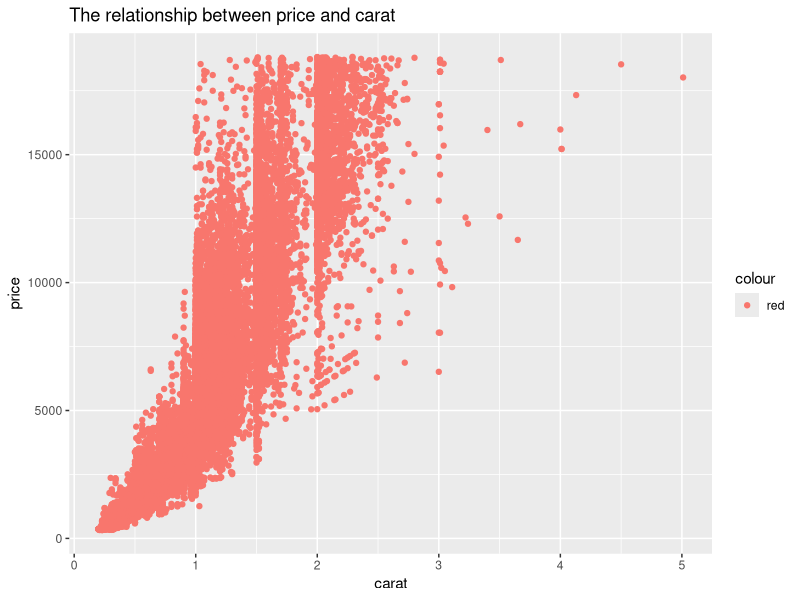
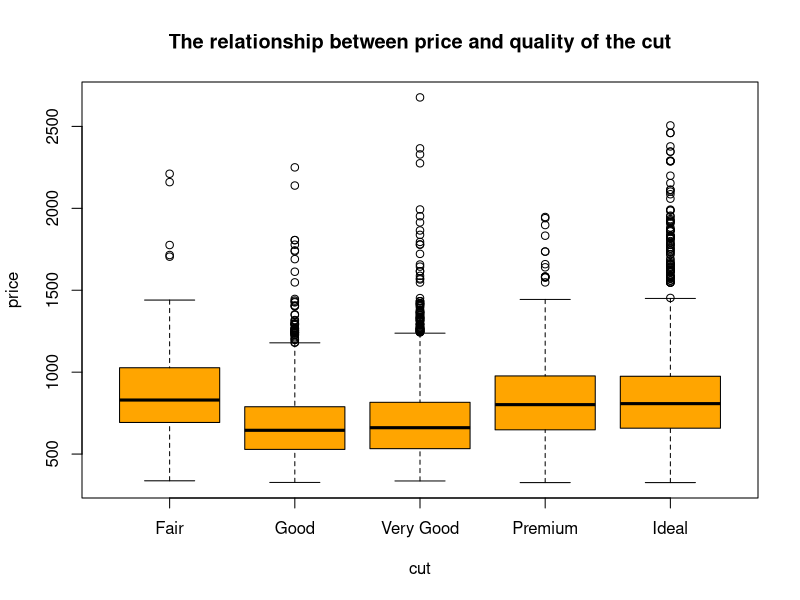
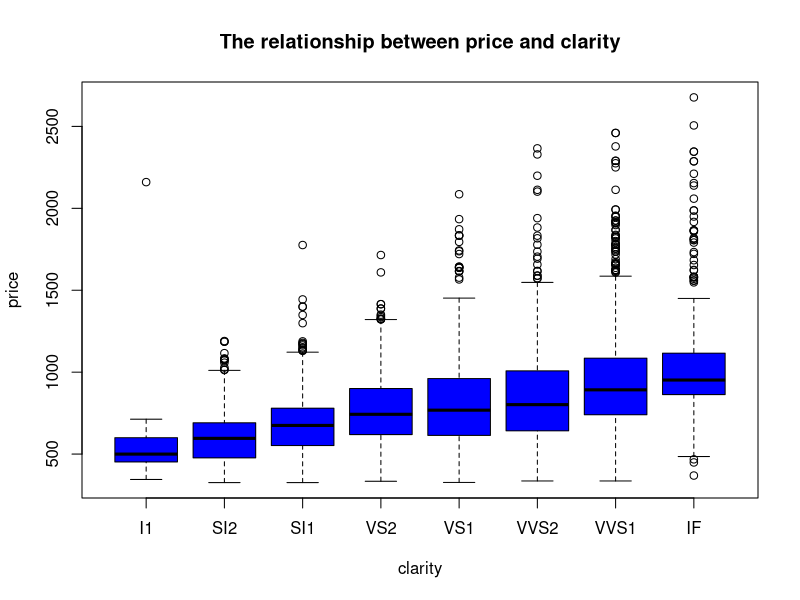
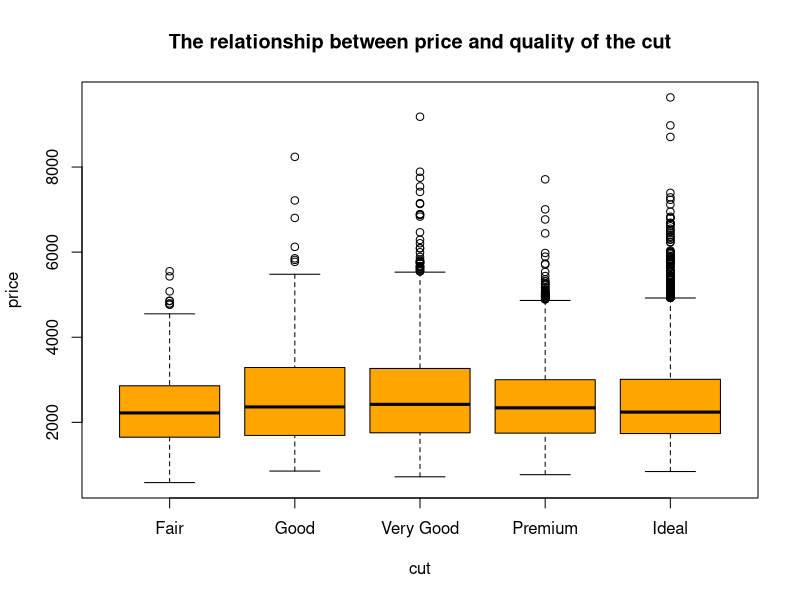
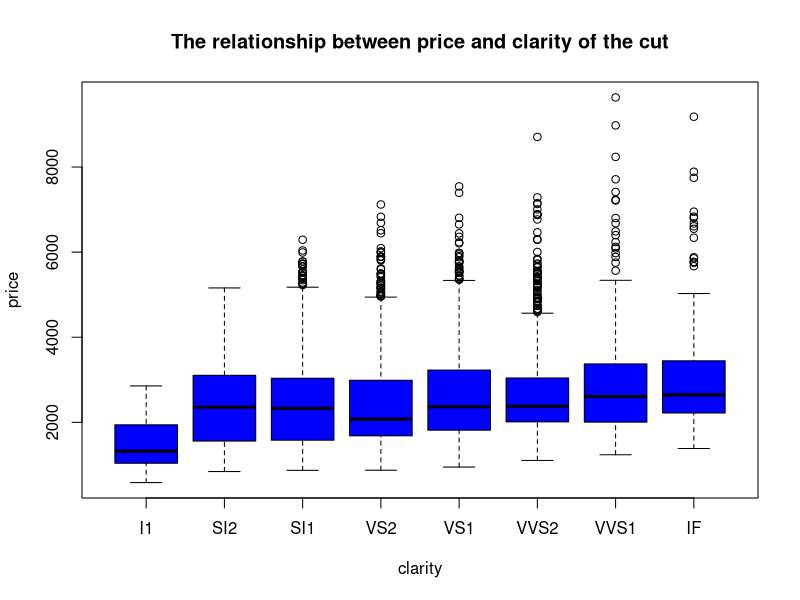
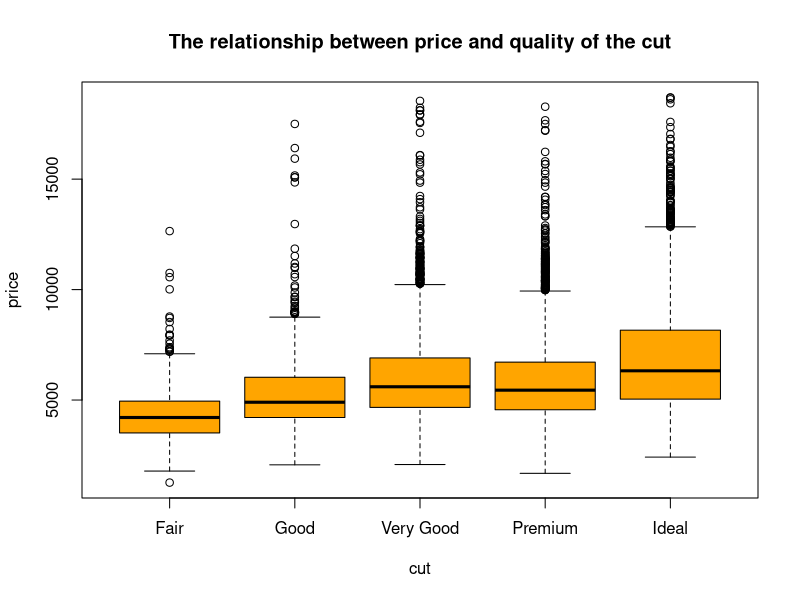
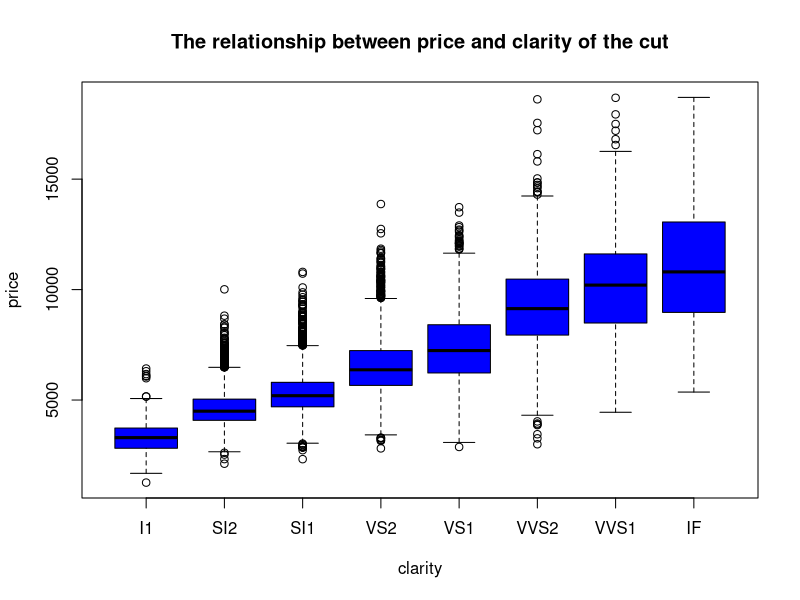

R code for these plots, in order:
## ---- chunk 1
knitr::opts_chunk$set(echo = FALSE)
## ---- chunk 2
library(ggplot2)
summary(diamonds)
## ---- chunk 3
library(ggplot2)

plot1 <- qplot(carat, price, data = diamonds, col = "red",
               main="The relationship between price and carat",
                xlab="carat",
                ylab="price")
plot1

## ---- chunk 4
newdata_1 <- subset(diamonds, carat <0.5)


plot2 <- boxplot(price~cut, data = newdata_1, col = "orange",
                 main="The relationship between price and quality of the cut",
                xlab="cut",
                ylab="price")
plot2


## ---- chunk 5
plot5 <- boxplot(price~clarity, data = newdata_1, col = "blue",
                 main="The relationship between price and clarity",
                xlab="clarity",
                ylab="price")
plot5
## ---- chunk 6
newdata_2 <- subset(diamonds, carat >=0.5 & carat < 1)

plot3 <- boxplot(price~cut, data = newdata_2, col = "orange",
                 main="The relationship between price and quality of the cut",
                xlab="cut",
                ylab="price")
plot3

## ---- chunk 7
plot6 <- boxplot(price~clarity, data = newdata_2, col = "blue",
                 main="The relationship between price and clarity of the cut",
                xlab="clarity",
                ylab="price")
plot6
## ---- chunk 8
newdata_3 <- subset(diamonds, carat >=1 & carat < 1.5)

plot4 <- boxplot(price~cut, data = newdata_3, col = "orange",
                 main="The relationship between price and quality of the cut",
                xlab="cut",
                ylab="price")
plot4

## ---- chunk 9
plot7 <- boxplot(price~clarity, data = newdata_3, col = "blue",
                 main="The relationship between price and clarity of the cut",
                xlab="clarity",
                ylab="price")
plot7
